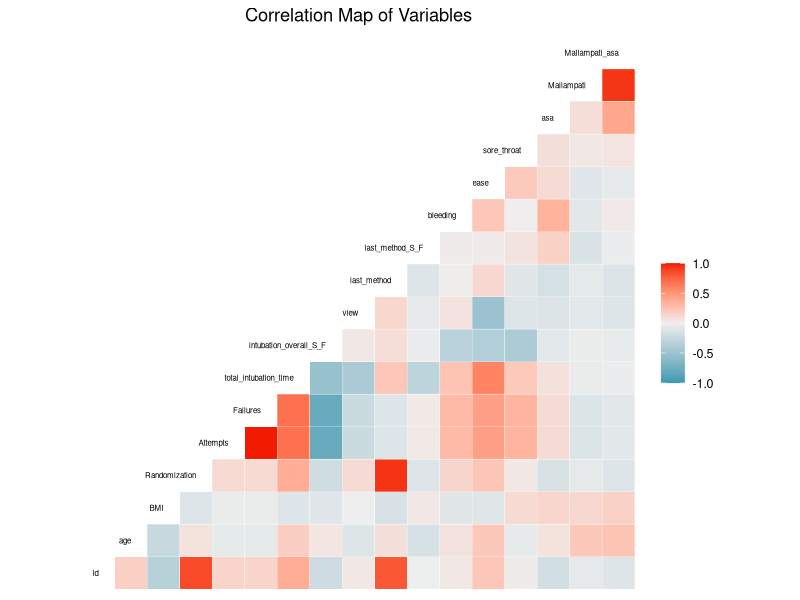
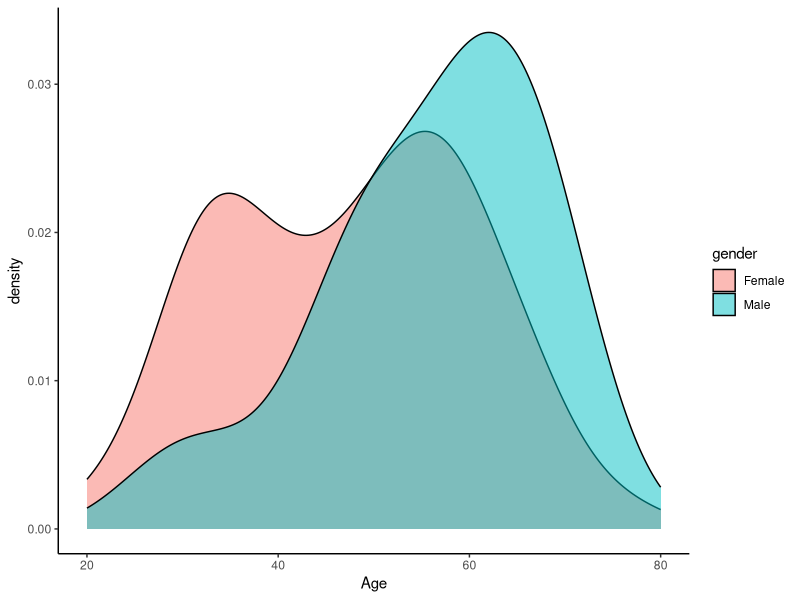
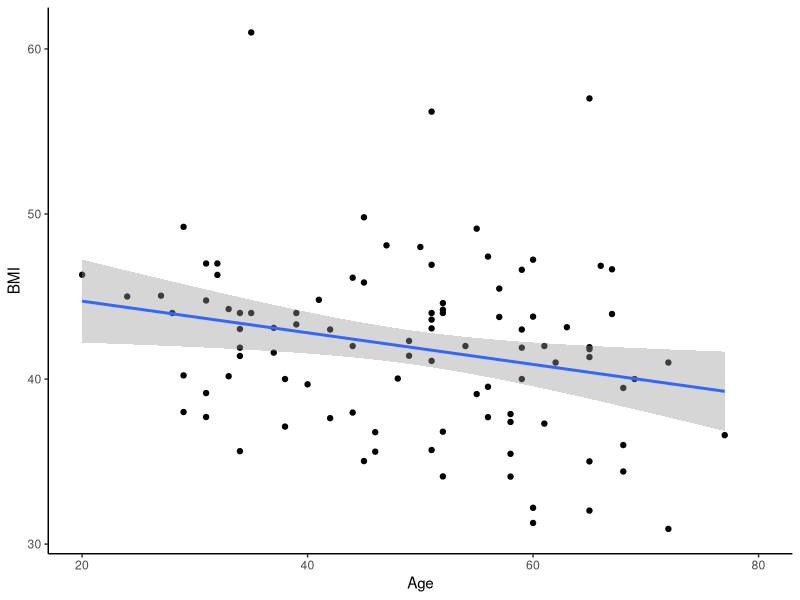
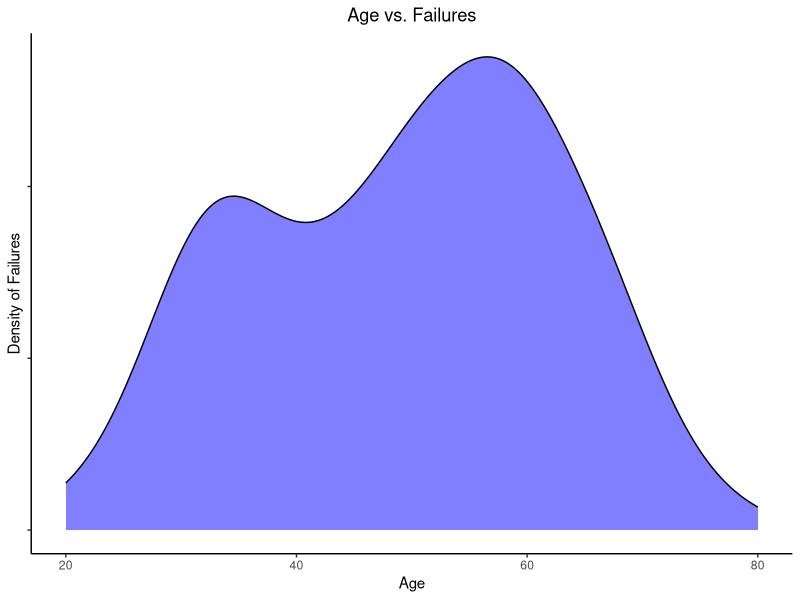
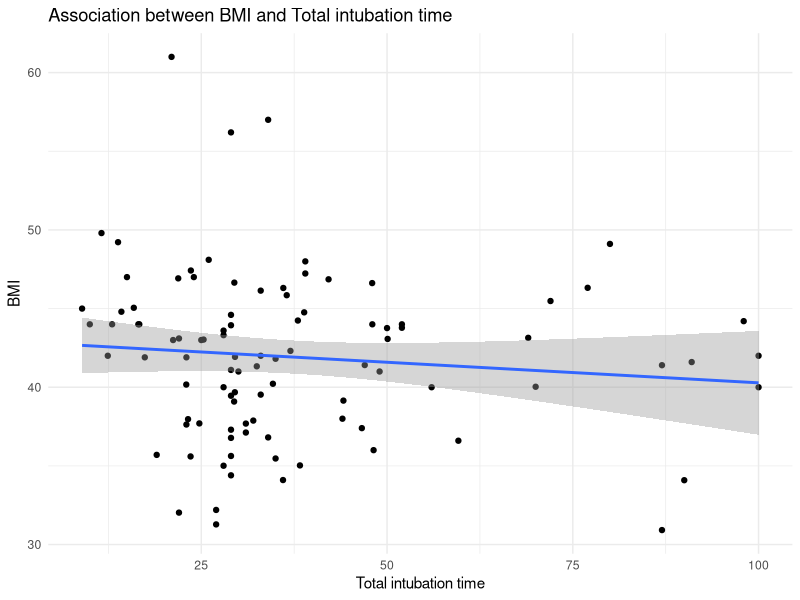
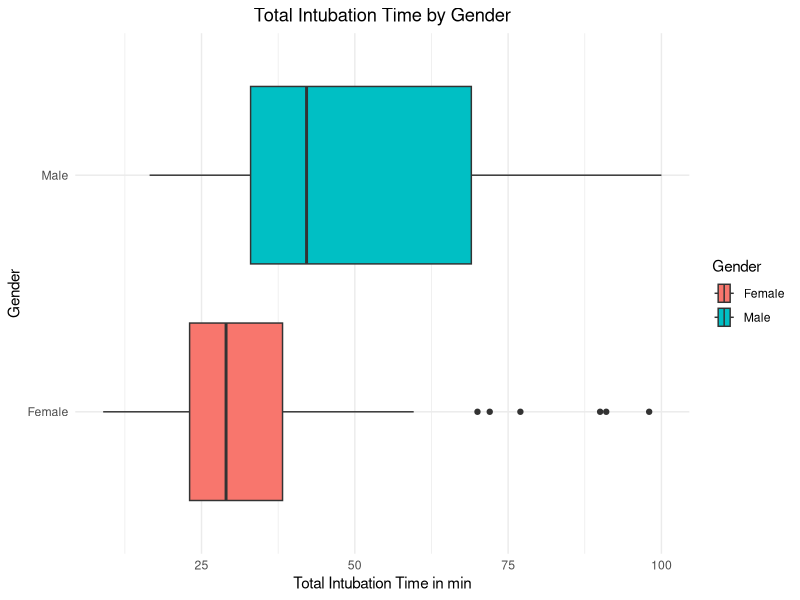

These charts were generated, in order, by the following R code:
## ---- chunk 1


library(tidyverse)
library(here)
library(GGally)
library(broom)

here()
data <- read_delim(here("Data", "exam_data.txt")) 

data
## ---- chunk 2
tidy_data <- data %>% rename(BMI = "BMI kg/m2", # Renaming columns 
                Attempts = "# attempts",
                Failures = "# failures") %>% 
  distinct() %>% # Removing duplicates
  pivot_wider(names_from = difficulties_intubating_feature, 
              values_from = difficulties_intubating_value) %>%  # Creating three new columns by pivoting wider 
  separate(col = last_method_S_F,
           into = c("last_method", "last_method_S_F"),
           sep = "_") %>% # Splitting the last_method_S_F column into two different columns
  mutate(last_method_S_F = as.double(last_method_S_F),
         last_method = as.double(last_method)) # Converting these two columns to numeric columns as they were turned into character columns when splitting them

tidy_data
  
## ---- chunk 3
data2 <- tidy_data %>% select(-c(month, year)) 

data2
 
## ---- chunk 4
ad_df <- read_delim(here("Data", "exam_data_join.txt")) 

ad_df
## ---- chunk 5
joined_df <- data2 %>% 
  left_join(ad_df, by = "id") %>%  
  distinct() %>% # Removing duplicates
 mutate(gender = if_else(gender == 0, "Female", "Male"), # Changing the column gender to show Female and Male 
        Mallampati_asa = (asa*Mallampati), # Adding a column multiplicating the columns asa and Mallampati
        Ease_quartile = cut(ease, breaks = 4), # Creating a new column with quartile-values for the ease-column 
        Method_check = if_else(last_method == Randomization, "True", "False")) %>%  # Creating a new column that checks whether the column "last method" contains the same values as the column "Randomization) 

  select(id, gender, age, everything()) %>%  # Changing the order of the columns so that id, gender and age is at the beginning of the dataset. 
  arrange(id) #%>%  # The id's in our dataset are already in increasing order

joined_df
## ---- chunk 6
joined_df %>% summarise(across(everything(), ~sum(is.na(.)))) 

## ---- chunk 7
joined_df %>% 
  group_by(gender) %>% 
  summarise(
    min_total_intubation_time = min(total_intubation_time, na.rm = T), 
    max_total_intubation_time = max(total_intubation_time, na.rm = T),
    mean_total_intubation_time = mean(total_intubation_time, na.rm = T),
    sd_total_intubation_time = sd(total_intubation_time, na.rm = T))
## ---- chunk 8
joined_df %>% 
  group_by(gender) %>% 
  filter(BMI <= 40) %>% 
   summarise(
    min_total_intubation_time = min(total_intubation_time, na.rm = T),
    max_total_intubation_time = max(total_intubation_time, na.rm = T),
    mean_total_intubation_time = mean(total_intubation_time, na.rm = T),
    sd_total_intubation_time = sd(total_intubation_time, na.rm = T))
## ---- chunk 9
joined_df %>% 
  group_by(Randomization) %>% 
  filter(gender == "Female") %>% 
   summarise(
    min_total_intubation_time = min(total_intubation_time, na.rm = T),
    max_total_intubation_time = max(total_intubation_time, na.rm = T),
    mean_total_intubation_time = mean(total_intubation_time, na.rm = T),
    sd_total_intubation_time = sd(total_intubation_time, na.rm = T))
## ---- chunk 10
joined_df %>% 
  group_by(Attempts) %>% 
  filter(age > 45) %>% 
   summarise(
    min_total_intubation_time = min(total_intubation_time, na.rm = T),
    max_total_intubation_time = max(total_intubation_time, na.rm = T),
    mean_total_intubation_time = mean(total_intubation_time, na.rm = T),
    sd_total_intubation_time = sd(total_intubation_time, na.rm = T))
## ---- chunk 11
joined_df %>% 
  group_by(Failures) %>% 
  filter(Mallampati >= 2) %>% 
   summarise(
    min_total_intubation_time = min(total_intubation_time, na.rm = T),
    max_total_intubation_time = max(total_intubation_time, na.rm = T),
    mean_total_intubation_time = mean(total_intubation_time, na.rm = T),
    sd_total_intubation_time = sd(total_intubation_time, na.rm = T))
## ---- chunk 12
CC_table <- joined_df %>%
  count(gender, Attempts)

CC_table
## ---- chunk 13
joined_df %>%
  ggcorr(label = F, label_size = 3, label_round = 2,
            label_alpha = TRUE, hjust = 1, size = 2) + # Moved the column labels
labs(title="Correlation Map of Variables") +
  theme(plot.title = element_text(hjust =0.5 )) # Adds a title centered in the middle
## ---- chunk 14
joined_df %>% 
  ggplot(aes(x = age, fill = gender)) + geom_density(alpha = 0.5) + 
  theme(panel.grid.major = element_blank(), 
        panel.grid.minor = element_blank(),
panel.background = element_blank(), axis.line = element_line(colour = "black")) + 
  scale_x_continuous(name = "Age",limits = c(20,80))  

## ---- chunk 15
joined_df %>% 
  ggplot(aes(x = age, y = BMI)) + 
  geom_point(na.rm = T) + 
  geom_smooth(method = "lm", na.rm = T) + 
  theme(panel.grid.major = element_blank(), 
        panel.grid.minor = element_blank(),
        panel.background = element_blank(), 
        axis.line = element_line(colour = "black")) + 
  scale_x_continuous(name = "Age",limits = c(20,80))    

## ---- chunk 16
joined_df %>% 
  ggplot(aes(x = age, fill = Failures)) + 
  geom_density(alpha = 0.5,fill= "blue") + # Made the area under the curve blue
  labs(title = "Age vs. Failures") + 
  ylab("Density of Failures") + 
  theme(plot.title = element_text(hjust = 0.5 ), 
        axis.text.y = element_blank()
        ) + 
  scale_x_continuous(name = "Age", limits = c(20,80)) +
  theme(panel.grid.major = element_blank(), 
        panel.grid.minor = element_blank(), 
        panel.background = element_blank(), 
        axis.line = element_line(colour = "black")
  )

## ---- chunk 17

joined_df %>% t.test(Randomization~gender, data = .)

## ---- chunk 18
anova_r_BMI <- joined_df %>% aov(Randomization~BMI, data = .) 

anova_r_BMI %>% tidy() 
## ---- chunk 19
joined_df %>% ggplot(aes(x = total_intubation_time, y = BMI)) + 
  geom_point(na.rm = T) +
  geom_smooth(method = "lm", na.rm = T) + 
  labs(x="Total intubation time") +
  theme_minimal() + 
  labs(title = "Association between BMI and Total intubation time")

## ---- chunk 20
ggplot(joined_df, aes(y=gender, x=total_intubation_time, fill=gender)) +
  geom_boxplot() + 
labs(x="Total Intubation Time in min", y="Gender", fill="Gender") +
  theme_minimal() + 
  labs(title = "Total Intubation Time by Gender") +
  theme(plot.title = element_text(hjust =0.5 )) # Layout design for the plot
## ---- chunk 21
sessionInfo()
